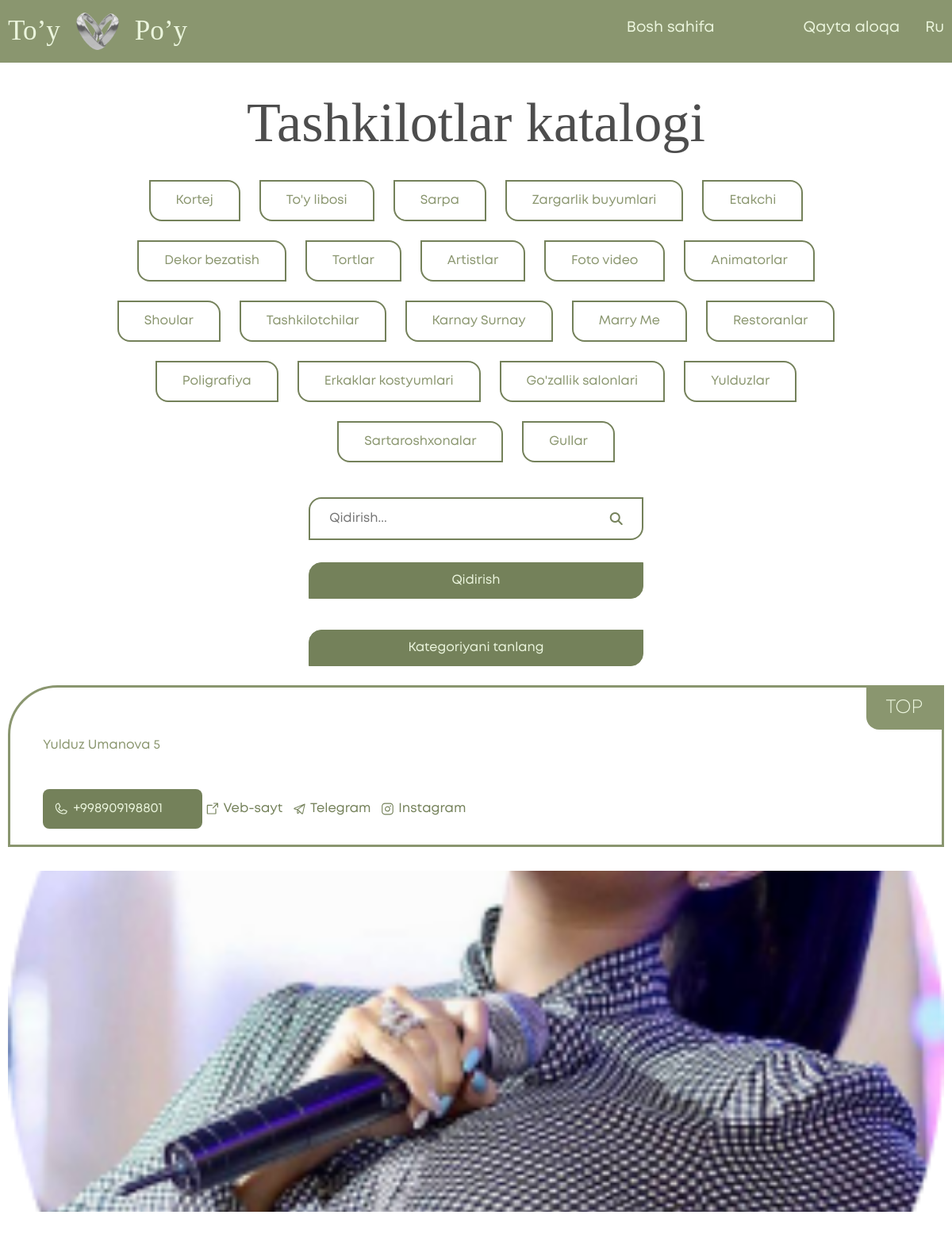
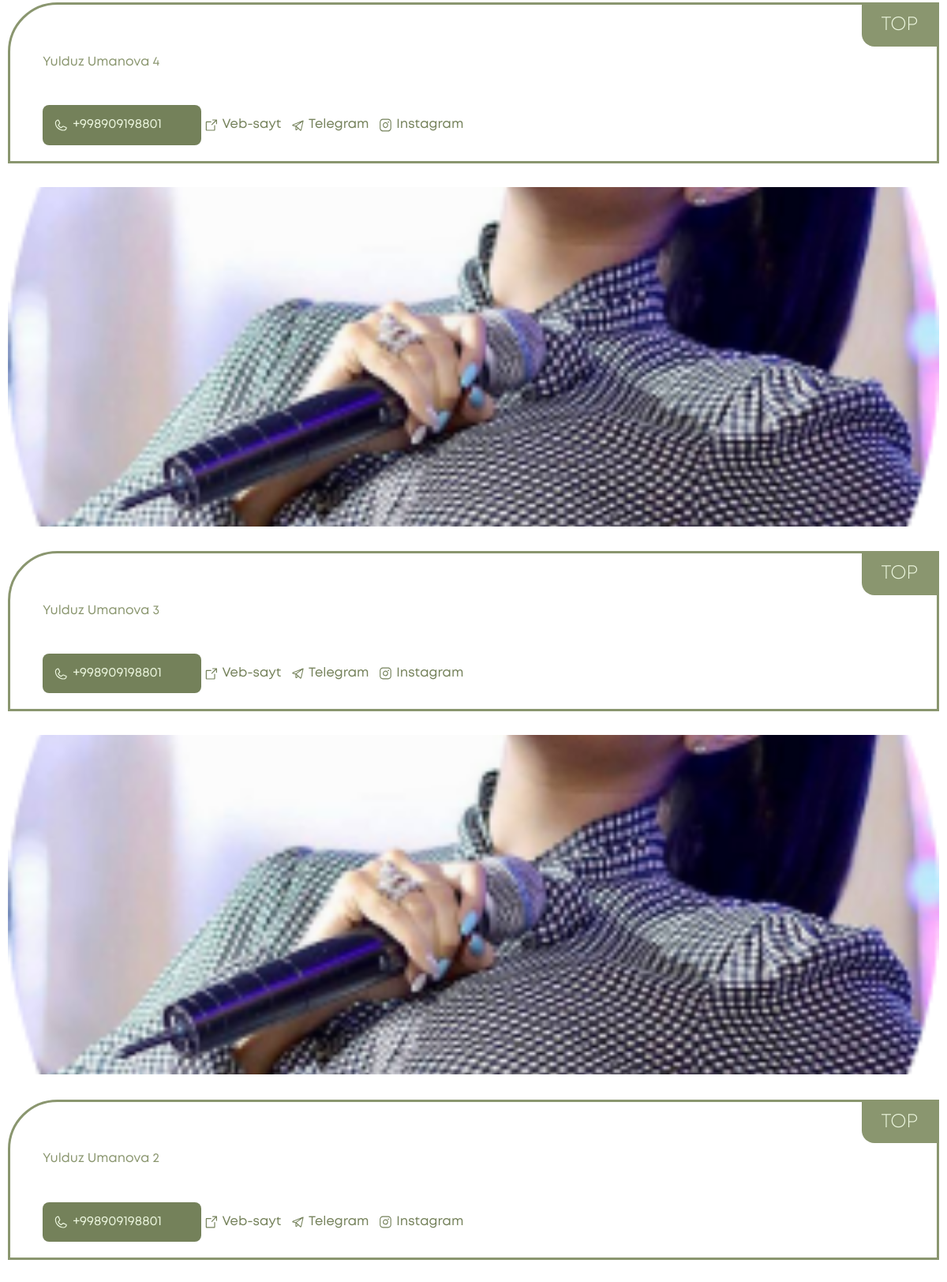
Screenshot of /uz/catalog/all-duty-artists (upper part) with the database file from the repository (2 pictures, top to bottom).
### toy_app/models.py (models this page shows, shortened)
class Category(models.Model):
    objects = models.Model
    name_uz = models.CharField(max_length=120, null=True, blank=True)
    name_ru = models.CharField(max_length=120, null=True, blank=True)
    category_photo = models.ImageField(upload_to='media', null=True, blank=True)
    count = models.IntegerField(default=0)

class DutyArtist(models.Model):
    objects = models.Model
    name_uz = models.CharField(max_length=60, null=True, blank=True)
    name_ru = models.CharField(max_length=60, null=True, blank=True)
    phone = models.CharField(max_length=30, null=True, blank=True)
    site_url = models.URLField(null=True, blank=True)
    telegram_url = models.URLField(null=True, blank=True)
    instagram_url = models.URLField(null=True, blank=True)
    count = models.IntegerField(default=0)
    image1 = models.ImageField(upload_to='media', null=True, blank=True)
    image2 = models.ImageField(upload_to='media', null=True, blank=True)
    image3 = models.ImageField(upload_to='media', null=True, blank=True)

### toy_app/views.py (the view)
# urls.py: path('uz/catalog/all-duty-artists', views.get_all_duty_artists_uz),
def get_all_duty_artists_uz(request):
    all_ru_categories = models.Category.objects.all()
    all_duty_stars = models.DutyArtist.objects.all()
    for i in all_duty_stars:
        i.count += 1
        i.save()
    paginator = Paginator(all_duty_stars, 10)
    page_number = request.GET.get("page")
    page_obj = paginator.get_page(page_number)
    context = {"page_obj": page_obj, 'all_ru_categories': all_ru_categories}
    return render(request, 'all_duty_stars_uz.html', context)

### toy_app/templates/all_duty_stars_uz.html (shortened to what this page needs)
<!DOCTYPE html>
<html lang="en">
{% load static %}
<head>
    <link rel="stylesheet" href="{% static '/splide-4.1.3/dist/css/splide.min.css' %}">
    <link rel="stylesheet" href="{% static '/fonts/stylesheet.css' %}">
    <link rel="stylesheet" href="https://cdnjs.cloudflare.com/ajax/libs/font-awesome/6.4.0/css/all.min.css" />
    <link rel="stylesheet" href="{% static '/style/style.css' %}">
    <link rel="stylesheet" href="{% static '/style/catalog.css' %}">
    <link href="https://cdn.jsdelivr.net/npm/bootstrap@5.0.2/dist/css/bootstrap.min.css" rel="stylesheet">
</head>
<body>
    <header class="header_container contentBlock">
        <div class="header">
            <div class="logo">
                To’y <img src="{% static '/image/img_ rings.png' %}" alt="">Po’y
             </div>
             <div class="menu">
                 <h3><a href="/uz">Bosh sahifa</a></h3>
                 <h3><a href="https://t.me/eldor_alikov">Qayta aloqa</a></h3>
                 <h3><a style="text-decoration: none;" href="/ru/catalog/all-duty-artists">Ru</a></h3>
             </div>
        </div>
    </header>
    <section class="catalog">
        <h2>Tashkilotlar katalogi</h2>
        <div class="catalog_menu">
            {% for i in all_ru_categories %}
            <span><a style="text-decoration: none; color: #8A966F;" href="/uz/catalog/{{ i.name_uz }}">{{ i.name_uz }}</a></span>
            {% endfor %}
        </div>
        <form action="/search-duty-artist-uz" method="post"  role="search">
            <div class="catalog_search">
                <input type="text" name="q" placeholder="Qidirish..." >
                <i class="fa-solid fa-magnifying-glass"></i>
            </div>
            <input type="submit" class="searchBtn" value="Qidirish">
        </form>
        <div class="catalog_mobile_container">
            <div class=" catalog_btn_container contentBlock">
                <button class="catalog_btn contentBlock">
                    Kategoriyani tanlang
                </button>
            </div>
        </div>
    </section>
    <div class="catalog_cards contentBlock">
        {% for i in page_obj %}
        <div class="catalog_card">
            <div class="catalog_card_text">
               <div class="catalog_card_text_hearer">
                    <h4>TOP</h4>
               </div>
               <div class="catalog_card_text_container">
                    <div class="catalog_card_text_logo">
                        <span style="color: #8A966F;" aria-hidden="true">{{ i.name_uz }}</span>
                    </div>
                    <div class="catalog_adress">
                        <div class="catalog_card_tel">
                            <img src="{% static '/image/phone.svg' %}" alt="">
                            <p>{{ i.phone }}</p>
                        </div>
                        <div class="catalog_card_text_contacts">
                            <div class="catalog_card_text_box">
                                <img src="{% static '/image/contact1.svg' %}" alt="">
                                <p><a href="{{ i.site_url }}">Veb-sayt</a></p>
                            </div>
                            <div class="catalog_card_text_box">
                                <img src="{% static '/image/contact2.svg' %}" alt="">
                                <p><a href="{{ i.telegram_url }}">Telegram</a></p>
                            </div>
                            <div class="catalog_card_text_box">
                                <img src="{% static '/image/contact3.svg' %}" alt="">
                                <p><a href="{{ i.instagram_url }}">Instagram</a></p>
                            </div>
                        </div>
                    </div>
               </div>
            </div>
            <div class="splide catalog_card_slider" role="group" aria-label="Splide Basic HTML Example">
                <div class="splide__track">
                    <ul class="splide__list">
                        <li class="splide__slide"><img src="/{{ i.image1 }}" alt=""></li>
                    </ul>
                </div>
            </div>
        </div>
        {% endfor %}
    </div>
</body>
</html>

### toy_app/static/style/style.css (style rules this page uses)
* { margin: 0; padding: 0; box-sizing: border-box; user-select: none; }
.contentBlock { padding: 0 10px 0 10px; }
.header_container { display: flex; flex-direction: column; background-color: #8A966F; margin-bottom: calc(1vw + 21px); }
.header { color: white; display: flex; justify-content: space-between; position: relative; }
.logo { display: flex; justify-content: center; align-items: center; gap: 20px; font-size: calc(1.8vw + 13.5px); padding-top: 13px; padding-bottom: 13px; font-family: 'Mak'; color: #EBF5DD; }
.logo img { width: calc(2.75vw + 21px); }
.menu { display: flex; align-items: center; cursor: pointer; }
.menu h3 { font-weight: 400; font-family: 'Mont'; font-size: calc(0.7vw + 10.4px); color: #EBF5DD; }
.menu h3:nth-child(1) { margin-right: 112px ; }
.menu h3:nth-child(2) { margin-right: 32px ; }
.menu a { text-decoration: none; color: #EBF5DD; }
.splide__track { height: 100%; margin: 0 auto; }
.splide__list { gap: calc(0.6vw + 12px); }
.splide__slide { position: relative; height: calc(25.4vw + 93px); border-radius: calc(2vw + 8.6px) ; }
.splide__slide { text-align: center; }
.catalog_card_text_logo span { display:block; width:300px; }

### rows the page displays
Category: name_uz "Kortej"
Category: name_uz "To'y libosi"
Category: name_uz "Sarpa"
Category: name_uz "Zargarlik buyumlari"
Category: name_uz "Etakchi"
Category: name_uz "Dekor bezatish"
Category: name_uz "Tortlar"
Category: name_uz "Artistlar"
Category: name_uz "Foto video"
Category: name_uz "Animatorlar"
Category: name_uz "Shoular"
Category: name_uz "Tashkilotchilar"
Category: name_uz "Karnay Surnay"
Category: name_uz "Marry Me"
Category: name_uz "Restoranlar"
Category: name_uz "Poligrafiya"
Category: name_uz "Erkaklar kostyumlari"
Category: name_uz "Go'zallik salonlari"
Category: name_uz "Yulduzlar"
Category: name_uz "Sartaroshxonalar"
Category: name_uz "Gullar"
DutyArtist: name_uz "Yulduz Umanova 5", phone "+998909198801"
DutyArtist: name_uz "Yulduz Umanova 4", phone "+998909198801"
DutyArtist: name_uz "Yulduz Umanova 3", phone "+998909198801"
DutyArtist: name_uz "Yulduz Umanova 2", phone "+998909198801"
